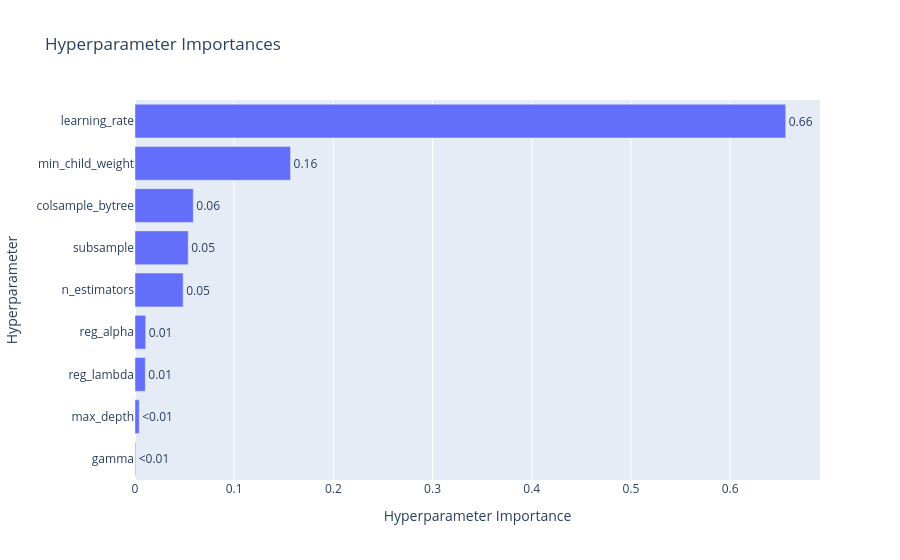

The code cell stored with this chart in its notebook:
### Code cell
optuna.visualization.plot_param_importances(study)

### Figure 1 — Plotly figure (JSON) as saved in the notebook; plotly's stock layout.template omitted (floating-point values rounded to 4 significant figures)
{"data": [{"cliponaxis": false, "hovertemplate": ["gamma (FloatDistribution): 0.0007029021656735302<extra></extra>", "max_depth (IntDistribution): 0.004275460119746017<extra></extra>", "reg_lambda (FloatDistribution): 0.010403260598954054<extra></extra>", "reg_alpha (FloatDistribution): 0.010791441724820236<extra></extra>", "n_estimators (IntDistribution): 0.04854838860663427<extra></extra>", "subsample (FloatDistribution): 0.05364429845413861<extra></extra>", "colsample_bytree (FloatDistribution): 0.0587593028515576<extra></extra>", "min_child_weight (IntDistribution): 0.15681257191476577<extra></extra>", "learning_rate (FloatDistribution): 0.6560623735637098<extra></extra>"], "name": "Objective Value", "orientation": "h", "text": ["<0.01", "<0.01", "0.01", "0.01", "0.05", "0.05", "0.06", "0.16", "0.66"], "textposition": "outside", "type": "bar", "x": [0.0007029, 0.004275, 0.0104, 0.01079, 0.04855, 0.05364, 0.05876, 0.1568, 0.6561], "y": ["gamma", "max_depth", "reg_lambda", "reg_alpha", "n_estimators", "subsample", "colsample_bytree", "min_child_weight", "learning_rate"]}], "layout": {"title": {"text": "Hyperparameter Importances"}, "xaxis": {"title": {"text": "Hyperparameter Importance"}}, "yaxis": {"title": {"text": "Hyperparameter"}}}}
